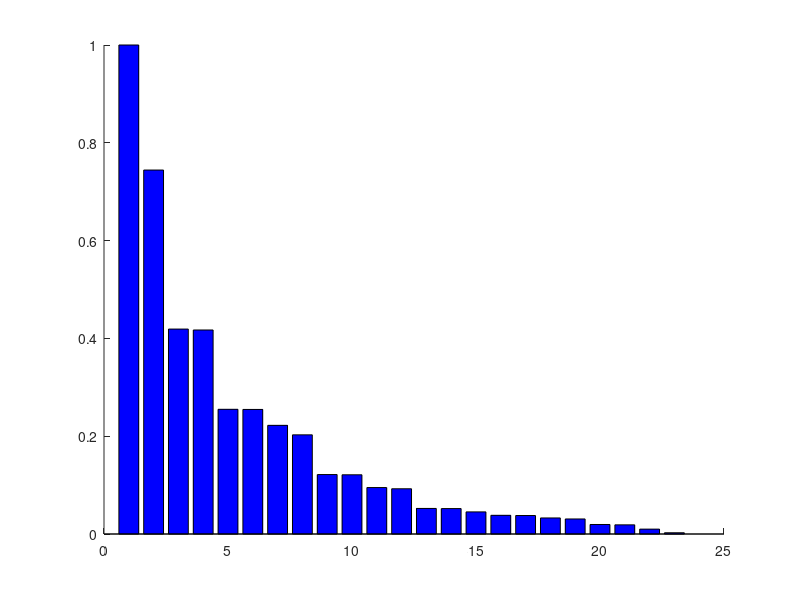

Write the MATLAB code that produced this figure. (Note: this script raises an error after producing the figure.)
%{
plotLSA.m
This script plots the sensitivity ranking computed DriverBasic_LSA.m.

It requires 'sens.mat'.
%}

%Inputs
printon = 0; %Print for sensitivity rankings

%Load sensitivities
load sens.mat 

%Ranking the sensitivities
[Rsens,Isens] = sort(sens_norm(1:23),'descend');

%Thresholds
eta1 = 1e-1; 
eta2 = 1e-3; 

%Ranked sensitivities
hfig1 = figure(1);
clf
set(gcf,'units','normalized','outerposition',[0 0 .45 .3]);
set(gcf,'renderer','Painters')

h=bar([1:length(Rsens)],Rsens./max(Rsens),'b','facealpha',.5);
hold on 
plot([0 length(Rsens)+1],eta1*ones(2,1),'k--',[0 length(Rsens)+1],eta2*ones(2,1),'k--')
txt = '$\eta_1$'; 
text(length(Isens)+1,1e-1,txt,'interpreter','latex','FontSize',10)
txt = '$\eta_2$'; 
text(length(Isens)+1,1e-3,txt,'interpreter','latex','FontSize',10)

set(gca,'FontSize',10)

xlim([0 length(Isens)+1])
xlabel('Parameters')
Xlabel = params(Isens); 
Xtick = 1:length(Isens);
set(gca,'xtick',Xtick)
set(gca,'TickLabelInterpreter','latex')
set(gca,'XTickLabels',Xlabel)

ylim([1e-4 1])
ylabel('Ranked LSA')
ytick = [1e-4 1e-2 1]; 
set(gca,'Ytick',ytick)
set(gca,'YScale','log')
set(gca,'XTickLabels',Xlabel)

%Print figures
if printon == 1
    print(hfig1,'-depsc2','LSA.eps')
    print(hfig1,'-dpng','LSA.png') 
end
